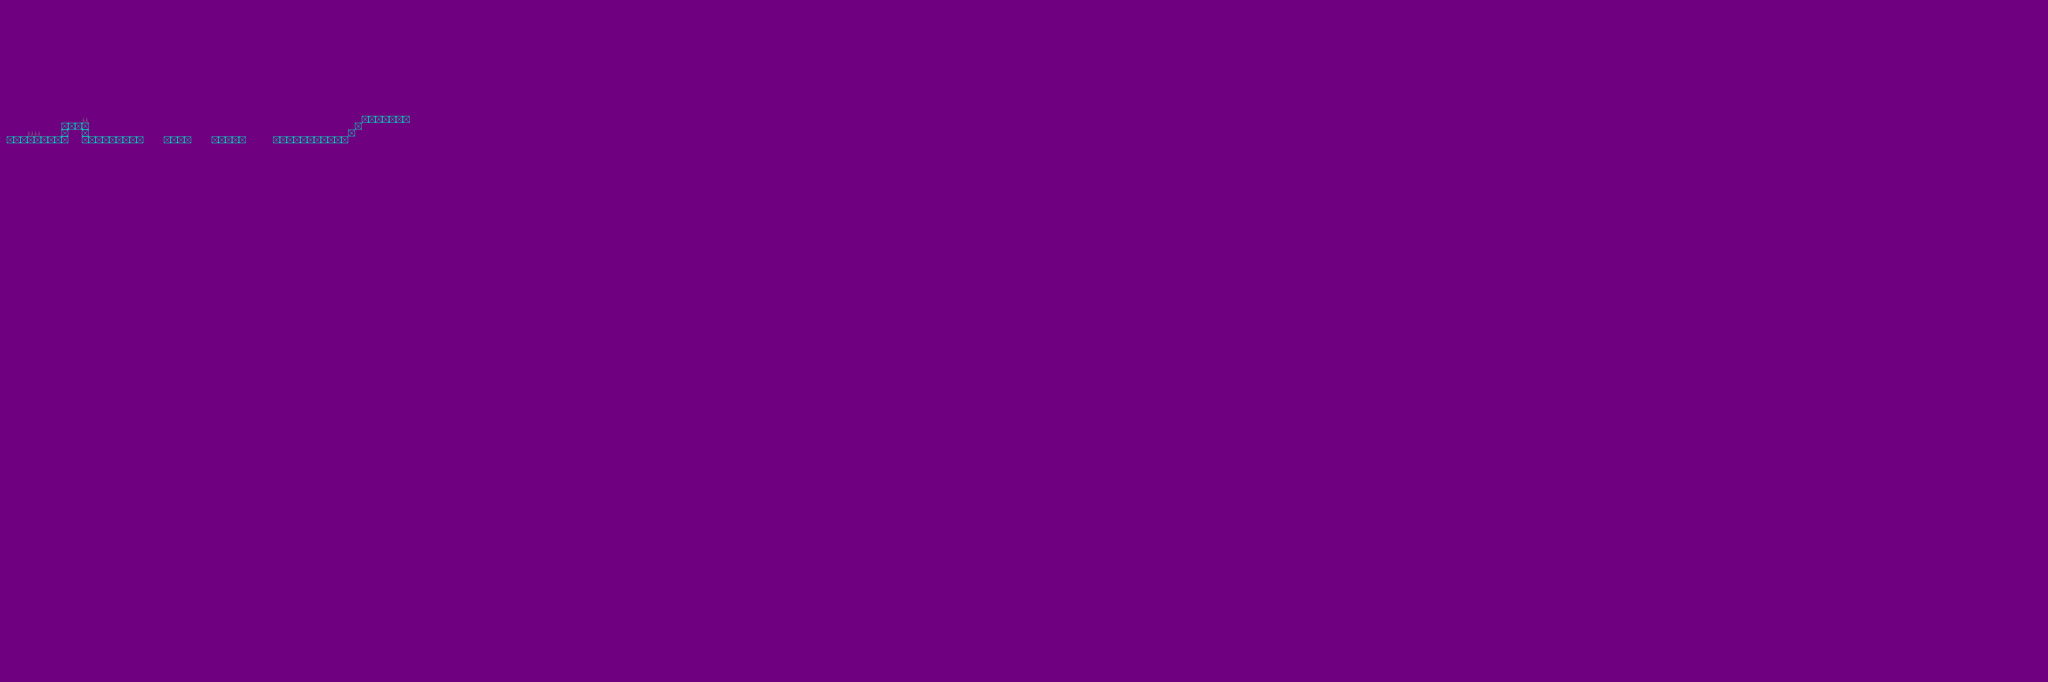

Below is a game level as drawn by its tile map, then a one-line description and the .tmx that defines it (tile-layer data replaced by summaries):
An orthogonal 300x100 tile map with 16x16 px tiles, 2 tile layers (Ground, Hazards) and 2 objects.

<map version="1.0" orientation="orthogonal" renderorder="left-up" width="300" height="100" tilewidth="16" tileheight="16" backgroundcolor="#6f0080" nextobjectid="1">
 <properties>
  <property name="unity:scale" value=".0625" />
 </properties>
 <tileset firstgid="1" name="basic_tileset" tilewidth="16" tileheight="16">
  <image source="../Art/GPJ_2D_Platformer_Sprites.png" width="128" height="128" />
  <tile id="16">
   <objectgroup draworder="index">
    <object id="0" x="0.181818" y="-0.181818" width="15.4545" height="16.1818" />
   </objectgroup>
  </tile>
  <tile id="17">
   <objectgroup draworder="index">
    <object id="0" x="0.545455" y="3.81818" width="13.8182" height="12" />
   </objectgroup>
  </tile>
 </tileset>
 <layer name="Ground" width="300" height="100">
  <properties>
   <property name="unity:layer" value="Ground" />
   <property name="unity:tag" value="Ground" />
  </properties>
  <data>[30000 cells, 53 non-empty, 1 distinct tile ids]</data>
 </layer>
 <layer name="Hazards" width="300" height="100">
  <properties>
   <property name="unity:isTrigger" value="true" />
  </properties>
  <data>[30000 cells, 3 non-empty, 1 distinct tile ids]</data>
 </layer>
</map>
